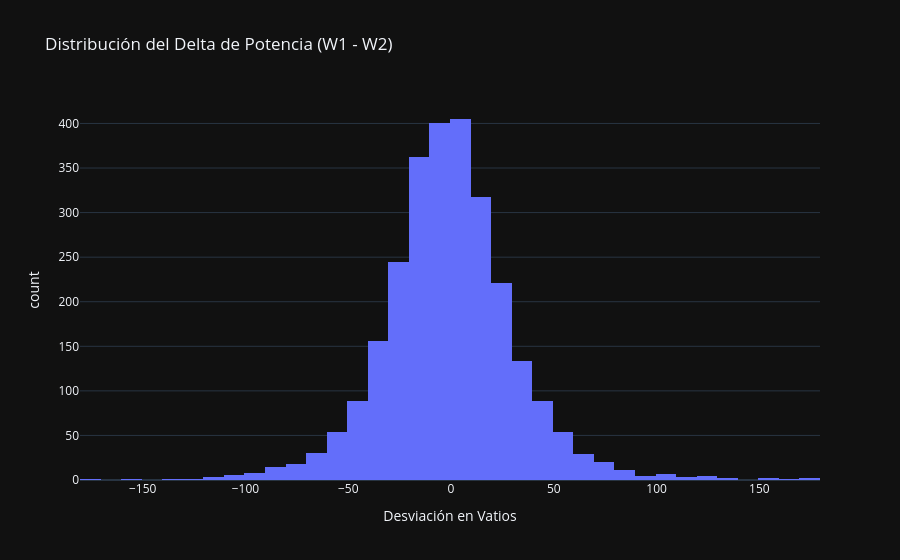

Write notebook code for a chart like this one.
### Code cell
# 📉 Análisis Estadístico del Delta
avg1 = df_merged['watts_src1'].mean()
avg2 = df_merged['watts_src2'].mean()
diff = avg1 - avg2

print(f'📈 Avg Src1: {avg1:.1f} W')
print(f'📈 Avg Src2: {avg2:.1f} W')
print(f'⚖️ Diferencia neta: {diff:.1f} W ({(diff/avg1)*100 if avg1 else 0:.2f}%)')

# Filtramos potencia mayor a 30W para evitar ruidos de parón
fig_delta = px.histogram(
    df_merged[df_merged['watts_src1'] > 30], 
    x='pwr_delta', nbins=50, 
    title='Distribución del Delta de Potencia (W1 - W2)',
    labels={'pwr_delta': 'Desviación en Vatios'},
    template='plotly_dark'
)
fig_delta.show()

### Figure 1 — Plotly figure (JSON) as saved in the notebook; plotly's stock layout.template omitted (floating-point values rounded to 4 significant figures; data arrays with more than 128 entries replaced by an {"elided": "..."} marker saying what was removed)
{"data": [{"bingroup": "x", "hovertemplate": "Desviación en Vatios=%{x}<br>count=%{y}<extra></extra>", "legendgroup": "", "marker": {"color": "#636efa", "pattern": {"shape": ""}}, "name": "", "nbinsx": 50, "orientation": "v", "showlegend": false, "type": "histogram", "x": {"elided": "2697 int values"}, "xaxis": "x", "yaxis": "y"}], "layout": {"barmode": "relative", "legend": {"tracegroupgap": 0}, "title": {"text": "Distribución del Delta de Potencia (W1 - W2)"}, "xaxis": {"anchor": "y", "domain": [0, 1], "title": {"text": "Desviación en Vatios"}}, "yaxis": {"anchor": "x", "domain": [0, 1], "title": {"text": "count"}}}}
